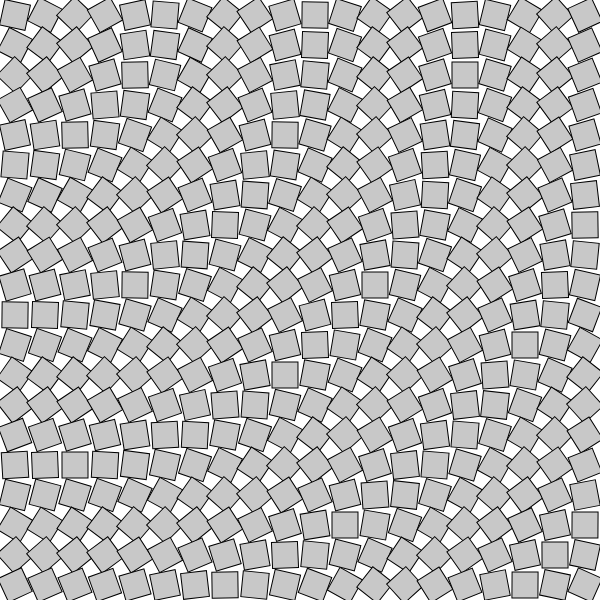
Frame 1 (no input)
Frame 60 (no input): identical to frame 1, image omitted
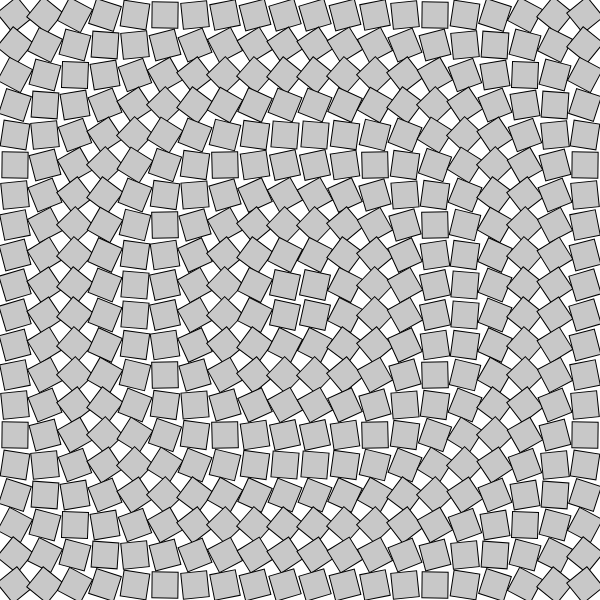
Frame 120 (the mouse pressed at the canvas centre since frame 60)

The p5.js sketch that drew these frames (run headless with seeded random() and noise() and a simulated clock; from frame 60 on, the mouse is pressed at the canvas centre):

// p5.js sketch
// ── sketch.js
let size = 30;
let cols = 20;
let rows = 20;

function setup() {
  createCanvas(cols * size, rows * size);
  rectMode(CENTER);
}

function draw() {
  background(255);

  for (let i = 0; i < cols; i++) {
    for (let j = 0; j < rows; j++) {
      let x = i * size + size / 2;
      let y = j * size + size / 2;
      let d = dist(x, y, mouseX, mouseY);
      let angle = d * 0.01;

      push();
      translate(x, y);
      rotate(angle);
      fill(200);
      stroke(0);
      rect(0, 0, size - 4, size - 4);
      pop();
    }
  }
}

function touchMoved() {
  return false;
}
